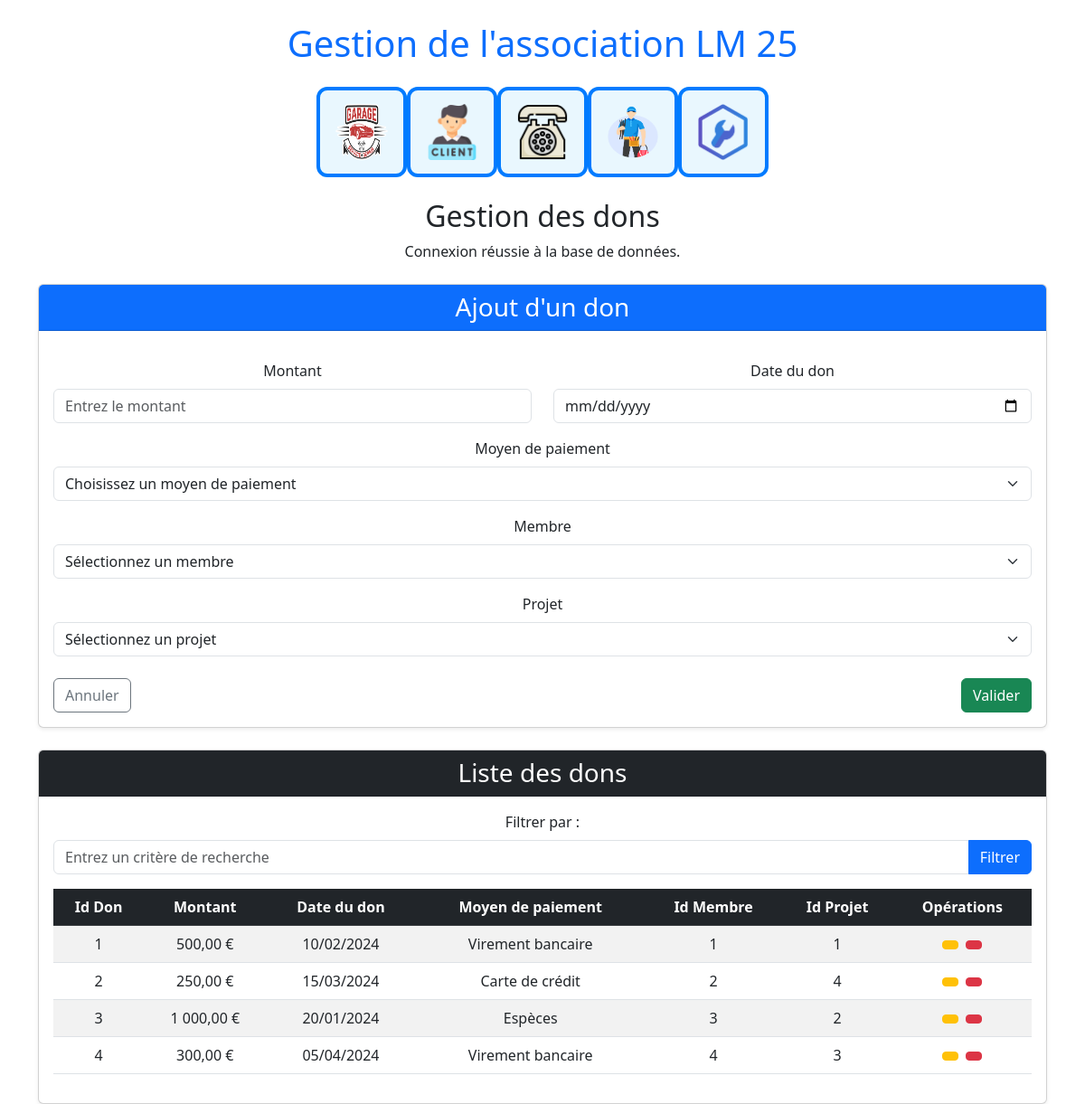
The page /index.php?page=3 on the database its author committed.
### tables this page shows
CREATE TABLE IF NOT EXISTS Don (
    id_don INT AUTO_INCREMENT PRIMARY KEY,
    montant DECIMAL(10, 2) NOT NULL CHECK (montant > 0), 
    date_don DATE NOT NULL,
    moyen_paiement VARCHAR(50) NOT NULL,
    id_membre INT,
    id_projet INT,
    FOREIGN KEY (id_membre) REFERENCES Membre(id_membre)
        ON DELETE CASCADE
        ON UPDATE CASCADE,
    FOREIGN KEY (id_projet) REFERENCES Projet(id_projet)
        ON DELETE CASCADE
        ON UPDATE CASCADE
);

### vue/vue_select_dons.php (the view, shortened to what this page needs)
<div class="card mt-4 shadow-sm">
    <div class="card-header bg-dark text-white">
        <h3 class="mb-0">Liste des dons</h3>
    </div>
    <div class="card-body">
        <form method="post" class="mb-3">
            <label for="filtre" class="form-label">Filtrer par :</label>
            <div class="input-group">
                <input type="text" id="filtre" name="filtrer" class="form-control" placeholder="Entrez un critère de recherche">
                <button type="submit" name="Filtrer" class="btn btn-primary">Filtrer</button>
            </div>
        </form>
        <table class="table table-striped table-hover">
            <thead class="table-dark">
                <tr>
                    <th>Id Don</th>
                    <th>Montant</th>
                    <th>Date du don</th>
                    <th>Moyen de paiement</th>
                    <th>Id Membre</th>
                    <th>Id Projet</th>
                    <th>Opérations</th>
                </tr>
            </thead>
            <tbody>
                <?php if (!empty($lesDons)) : ?>
                    <?php foreach ($lesDons as $don) : ?>
                        <tr>
                            <td><?= htmlspecialchars($don['id_don']) ?></td>
                            <td><?= number_format(htmlspecialchars($don['montant']), 2, ',', ' ') ?> €</td>
                            <td><?= htmlspecialchars(date('d/m/Y', strtotime($don['date_don']))) ?></td>
                            <td><?= htmlspecialchars($don['moyen_paiement']) ?></td>
                            <td><?= htmlspecialchars($don['id_membre']) ?></td>
                            <td><?= htmlspecialchars($don['id_projet']) ?></td>
                            <td>
                                <a href="index.php?page=3&action=edit&id_don=<?= htmlspecialchars($don['id_don']) ?>" class="btn btn-warning btn-sm me-1">
                                </a>
                                <a href="index.php?page=3&action=sup&id_don=<?= htmlspecialchars($don['id_don']) ?>" class="btn btn-danger btn-sm">
                                </a>
                            </td>
                        </tr>
                    <?php endforeach; ?>
                <?php else : ?>
                    <tr>
                        <td colspan="7" class="text-center">Aucun don trouvé.</td>
                    </tr>
                <?php endif; ?>
            </tbody>
        </table>
    </div>
</div>

### rows shown on the page
don: id_don "1", montant "500,00", date_don "10/02/2024", moyen_paiement "Virement bancaire", id_membre "1", id_projet "1"
don: id_don "2", montant "250,00", date_don "15/03/2024", moyen_paiement "Carte de crédit", id_membre "2", id_projet "4"
don: id_don "3", montant "1 000,00", date_don "20/01/2024", moyen_paiement "Espèces", id_membre "3", id_projet "2"
don: id_don "4", montant "300,00", date_don "05/04/2024", moyen_paiement "Virement bancaire", id_membre "4", id_projet "3"
